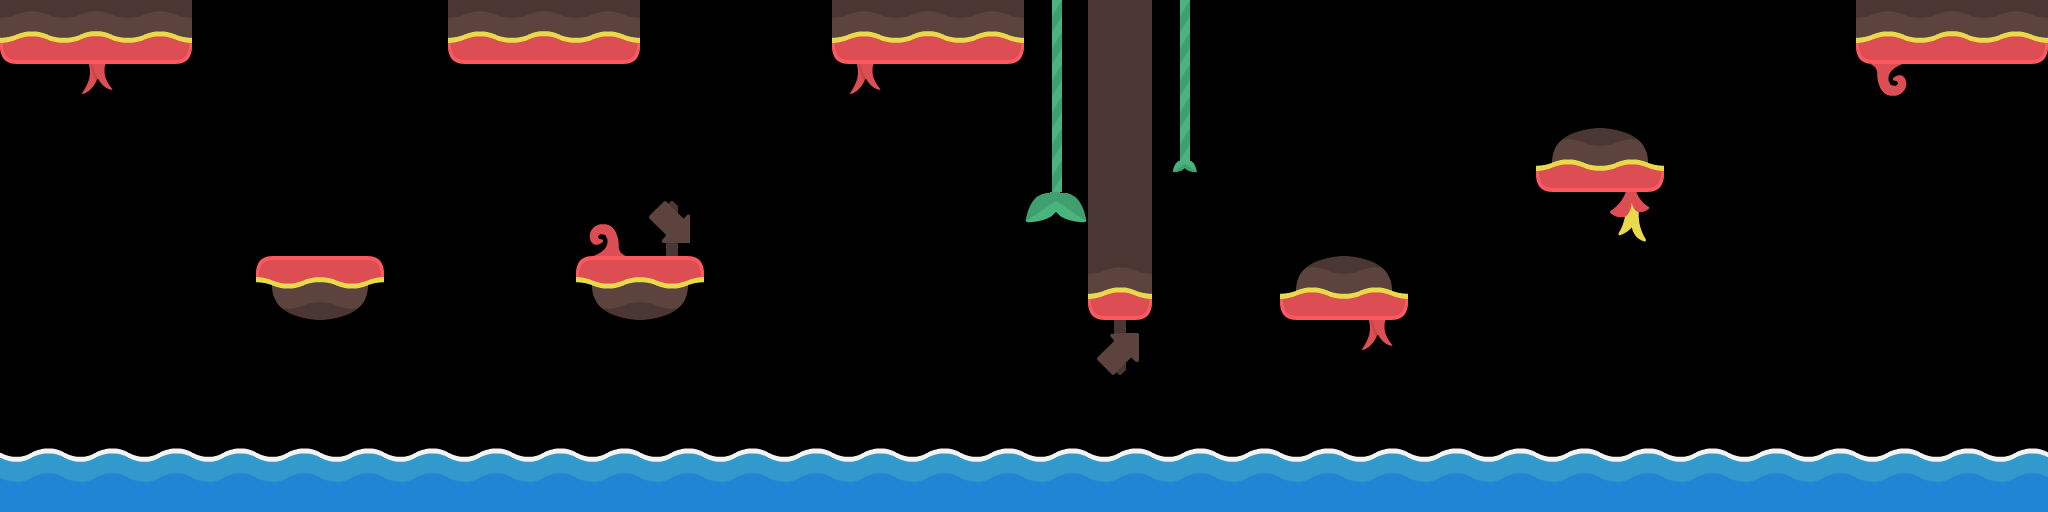

Tiled map render using the project's own tile images. Description and the whole map definition, tile-layer contents included, below:
An orthogonal 32x8 tile map with 64x64 px tiles, 1 tile layer (Tile Layer 1) and 27 objects.

<map version="1.2" tiledversion="1.2.0" orientation="orthogonal" renderorder="left-down" width="32" height="8" tilewidth="64" tileheight="64" infinite="0" nextlayerid="3" nextobjectid="43">
 <properties>
  <property name="difficulty" value="2" />
 </properties>
 <tileset firstgid="1" source="tilesheet_complete.tsx" />
 <layer id="1" name="Tile Layer 1" width="32" height="8">
  <data encoding="csv">
3221225476,3221225475,3221225474,0,0,0,0,3221225476,3221225475,3221225474,0,0,0,3221225476,3221225475,3221225474,22,1,22,0,0,0,0,0,0,0,0,0,0,3221225476,3221225475,3221225474,
0,3221225482,0,0,0,0,0,0,0,0,0,0,0,3221225482,0,0,22,1,22,0,0,0,0,0,0,0,0,0,0,3221225505,0,0,
0,0,0,0,0,0,0,0,0,0,0,0,0,0,0,0,22,1,66,0,0,0,0,0,3221225503,3221225502,0,0,0,0,0,0,
0,0,0,0,0,0,0,0,0,33,262,0,0,0,0,0,3221225512,1,0,0,0,0,0,0,0,3221225506,0,0,0,0,0,0,
0,0,0,0,30,31,0,0,0,30,31,0,0,0,0,0,0,3221225477,0,0,3221225503,3221225502,0,0,0,0,0,0,0,0,0,0,
0,0,0,0,0,0,0,0,0,0,0,0,0,0,0,0,0,3221225733,0,0,0,3221225482,0,0,0,0,0,0,0,0,0,0,
0,0,0,0,0,0,0,0,0,0,0,0,0,0,0,0,0,0,0,0,0,0,0,0,0,0,0,0,0,0,0,0,
233,233,233,233,233,233,233,233,233,233,233,233,233,233,233,233,233,233,233,233,233,233,233,233,233,233,233,233,233,233,233,233
</data>
 </layer>
 <objectgroup id="2" name="colliders">
  <object id="1" x="80" y="144" width="32" height="32">
   <properties>
    <property name="class" value="pickup" />
    <property name="value" value="10" />
   </properties>
   <ellipse />
  </object>
  <object id="5" x="144" y="144" width="32" height="32">
   <properties>
    <property name="class" value="pickup" />
    <property name="value" value="10" />
   </properties>
   <ellipse />
  </object>
  <object id="6" x="16" y="144" width="32" height="32">
   <properties>
    <property name="class" value="pickup" />
    <property name="value" value="10" />
   </properties>
   <ellipse />
  </object>
  <object id="7" x="464" y="144" width="32" height="32">
   <properties>
    <property name="class" value="pickup" />
    <property name="value" value="10" />
   </properties>
   <ellipse />
  </object>
  <object id="8" x="528" y="144" width="32" height="32">
   <properties>
    <property name="class" value="pickup" />
    <property name="value" value="10" />
   </properties>
   <ellipse />
  </object>
  <object id="9" x="592" y="144" width="32" height="32">
   <properties>
    <property name="class" value="pickup" />
    <property name="value" value="10" />
   </properties>
   <ellipse />
  </object>
  <object id="10" x="912" y="144" width="32" height="32">
   <properties>
    <property name="class" value="pickup" />
    <property name="value" value="100" />
   </properties>
   <ellipse />
  </object>
  <object id="11" x="1328" y="400" width="32" height="32">
   <properties>
    <property name="class" value="pickup" />
    <property name="value" value="10" />
   </properties>
   <ellipse />
  </object>
  <object id="12" x="1584" y="272" width="32" height="32">
   <properties>
    <property name="class" value="pickup" />
    <property name="value" value="10" />
   </properties>
   <ellipse />
  </object>
  <object id="13" x="1520" y="272" width="32" height="32">
   <properties>
    <property name="class" value="pickup" />
    <property name="value" value="10" />
   </properties>
   <ellipse />
  </object>
  <object id="14" x="1648" y="272" width="32" height="32">
   <properties>
    <property name="class" value="pickup" />
    <property name="value" value="10" />
   </properties>
   <ellipse />
  </object>
  <object id="15" x="1392" y="400" width="32" height="32">
   <properties>
    <property name="class" value="pickup" />
    <property name="value" value="10" />
   </properties>
   <ellipse />
  </object>
  <object id="16" x="1264" y="400" width="32" height="32">
   <properties>
    <property name="class" value="pickup" />
    <property name="value" value="10" />
   </properties>
   <ellipse />
  </object>
  <object id="17" x="1872" y="144" width="32" height="32">
   <properties>
    <property name="class" value="pickup" />
    <property name="value" value="10" />
   </properties>
   <ellipse />
  </object>
  <object id="18" x="1936" y="144" width="32" height="32">
   <properties>
    <property name="class" value="pickup" />
    <property name="value" value="10" />
   </properties>
   <ellipse />
  </object>
  <object id="19" x="2000" y="144" width="32" height="32">
   <properties>
    <property name="class" value="pickup" />
    <property name="value" value="10" />
   </properties>
   <ellipse />
  </object>
  <object id="20" x="320" y="384">
   <properties>
    <property name="class" value="spawn" />
   </properties>
   <point />
  </object>
  <object id="28" x="0" y="0" width="192" height="64">
   <properties>
    <property name="class" value="environment" />
   </properties>
  </object>
  <object id="29" x="448" y="0" width="192" height="64">
   <properties>
    <property name="class" value="environment" />
   </properties>
  </object>
  <object id="30" x="832" y="0" width="192" height="64">
   <properties>
    <property name="class" value="environment" />
   </properties>
  </object>
  <object id="32" x="256" y="256" width="128" height="32">
   <properties>
    <property name="class" value="environment" />
   </properties>
  </object>
  <object id="34" x="576" y="256" width="128" height="32">
   <properties>
    <property name="class" value="environment" />
   </properties>
  </object>
  <object id="36" x="1088" y="0" width="64" height="320">
   <properties>
    <property name="class" value="environment" />
   </properties>
  </object>
  <object id="37" x="1280" y="288" width="128" height="32">
   <properties>
    <property name="class" value="environment" />
   </properties>
  </object>
  <object id="38" x="1536" y="192" width="128" height="32">
   <properties>
    <property name="class" value="environment" />
   </properties>
  </object>
  <object id="40" x="1856" y="0" width="192" height="64">
   <properties>
    <property name="class" value="environment" />
   </properties>
  </object>
  <object id="42" x="0" y="512">
   <properties>
    <property name="environment" value="" />
   </properties>
   <polyline points="0,0 2048,0" />
  </object>
 </objectgroup>
</map>
